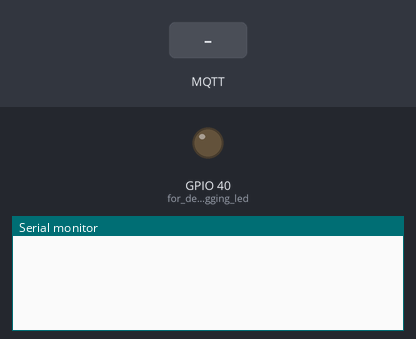
The sketch below on a simulated ESP32. Parts: output pins drawn as LEDs (lit = HIGH), the last lines printed to the serial monitor. Inputs (shaded band) come from the test bench. WiFi joins after 1.5 s; servers stay silent unless stated; no MQTT or app messages arrive unless stated.

Above: at 5.7 s.
5.8 s: MQTT message "1" arrives on the first subscribed topic
At 6.3 s:
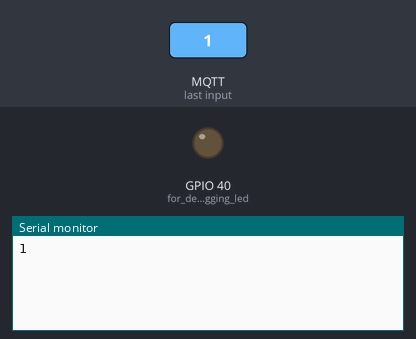
7.3 s: MQTT message "on" arrives on the first subscribed topic
At 8.5 s:
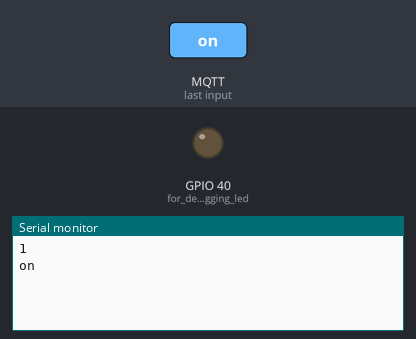
8.8 s: MQTT message "off" arrives on the first subscribed topic
At 9.8 s:
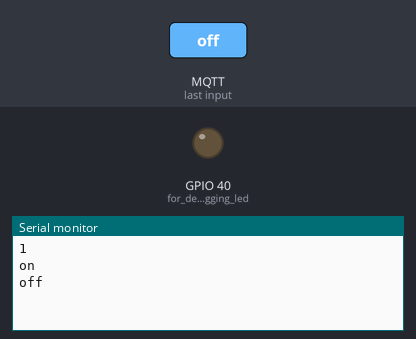

The sketch:

uart_mqtt_V1.1.ino
```cpp
// (licence header left out)
#include <WiFi.h>
#include <PubSubClient.h>
#include <Arduino.h>
//define GPIO pins for UART communication
#define UART_RX_PIN 44  // GPIO2
#define UART_TX_PIN 42  // GPIO4

//define wificlient for esp32
WiFiClient espClient;
//define client for mqtt communication
PubSubClient mqttClient(espClient);
String mac_address_string = WiFi.macAddress();
char mac_address[32];
// mqtt credentials
const char *mqtt_broker = "broker.emqx.io";
const char *topicmain = "bep/main/main";
char topicin[100];
char topicout[100];
// strcat(topicout, mac_address.c_str());
const char *mqtt_username = "Frank";
const char *mqtt_password = "Zenfone8";
const int mqtt_port = 1883;
//WIFI credentials here
const char *APName = "AndroidAP85af";
const char *WIFIpsk = "kaqu2459";
const int BUFFER_SIZE = 15000;
int BAUDRATE = 115200;
byte buf[BUFFER_SIZE];

char incomingByte[50];  //create variable to store incoming MQTT data

// callback for incoming mqtt messages, prints them over the UART serial port
void callback(char *topic, byte *payload, unsigned int length) {
  //add if statement here that checks for correct to
  if (topic == topicmain){
    for (int i = 0; i < length; i++) {
      incomingByte[i] = (char)payload[i];
      incomingByte[i + 1] = (char)0;
    }
    if (incomingByte == "restart"){
      mqttClient.publish(topicmain, mac_address);
    }
  }

  for (int i = 0; i < length; i++) {
    incomingByte[i] = (char)payload[i];
    incomingByte[i + 1] = (char)0;
  }
  Serial.println(incomingByte);  //note: dubbelcheck if this should be Serial1?
}


void setup() {
  Serial.begin(BAUDRATE);  //begin serial ports
  Serial1.begin(BAUDRATE, SERIAL_8N1,
                UART_RX_PIN,
                UART_TX_PIN);
  Serial1.setTimeout(2000);
  Serial.setTimeout(2000);
  pinMode(40, OUTPUT);  //for debugging led
  WiFi.disconnect();
  delay(3000);                  //give time for wifi to start up
  WiFi.begin(APName, WIFIpsk);  //start up wifi with credentials
  while ((!(WiFi.status() == WL_CONNECTED))) {
    delay(300);  //loop while not connected
  }
  mqttClient.setServer(mqtt_broker, mqtt_port);  //setup mqtt broker
  mqttClient.setCallback(callback);              //define the callback function for incoming messages
  while (!mqttClient.connected()) {              //start MQTT connection
    String client_id = String(WiFi.macAddress());
    if (mqttClient.connect(client_id.c_str(), mqtt_username, mqtt_password)) {
    } else {
      delay(2000);
    }
  }
  mac_address_string.toCharArray(mac_address, mac_address_string.length()+1);
  strcpy(topicin, "bep/input_devices/");
  strcat(topicin, mac_address);
  strcpy(topicout, "bep/output_devices/");
  strcat(topicout, mac_address);
  mqttClient.publish(topicmain, mac_address);  //publish a test message to let the pc know it is live
  mqttClient.subscribe(topicin);
  mqttClient.subscribe(topicmain);
  mqttClient.setBufferSize(20000);  //Set larger buffersize for large datastreams (little penalty on speed)
}

void loop() {
  mqttClient.loop();                 //keep listening on mqtt channel
  if (Serial1.available() > 1) {  //loop for publishing incoming data on rx pins to a topic
    digitalWrite(40, 1);
    // code for reading bytes: beware that if your incoming data exceeds the buffer size you will probably receive weird data

    int rlen = Serial1.readBytesUntil('>', buf, BUFFER_SIZE);
    mqttClient.publish(topicout, buf, rlen);
    digitalWrite(40,0);
    memset(buf, 0, sizeof(buf));
    // String data = Serial1.readString();  //while Strings are usually not great, in this case it works best for receiving uknown amount of data
    // const char *payload = data.c_str();
    // digitalWrite(40, 0);
    // mqttClient.publish(topicout, payload);
  }
}
```

Measured:
- after the input at 5.8 s, the serial monitor: prints a new line at once (image 1)
- after the input at 7.3 s, the serial monitor: prints a new line at once (image 2)
- after the input at 8.8 s, the serial monitor: prints a new line at once (image 3)
